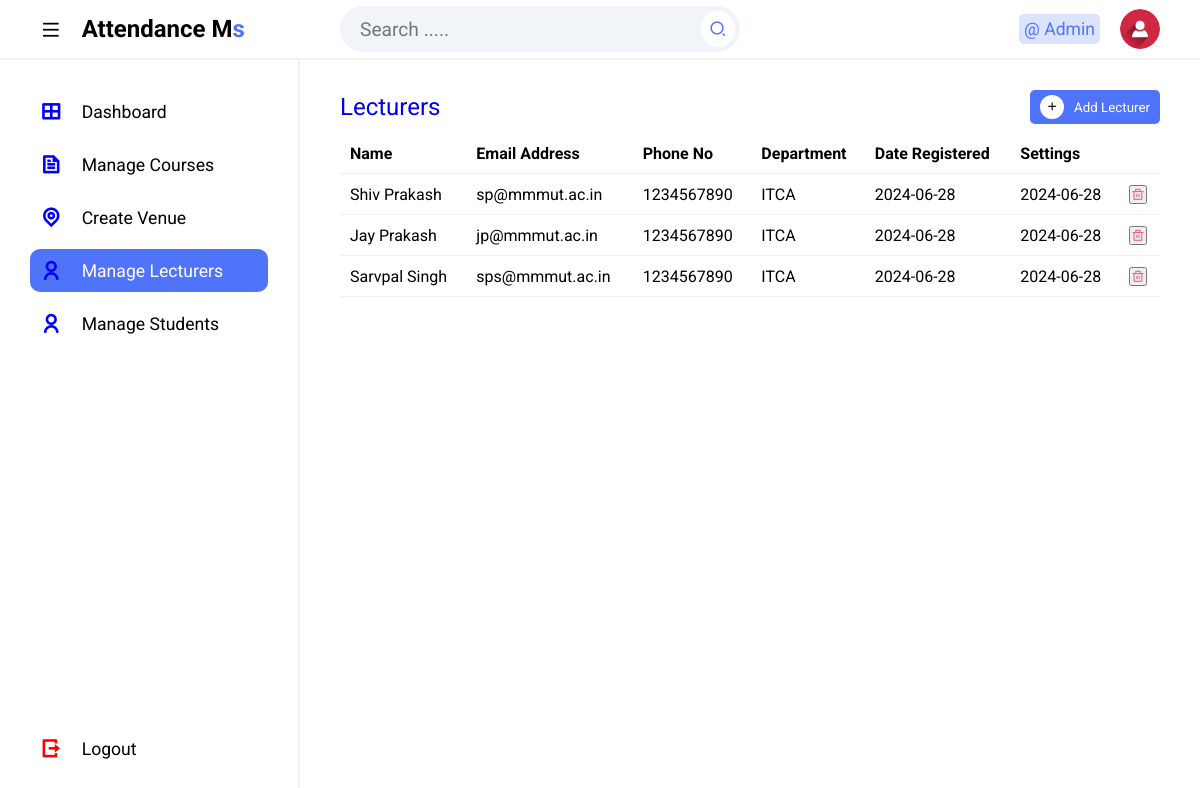
Page /Admin/createLecture.php (signed in) on the committed database.
### tables this page shows
CREATE TABLE `tbllecture` (
  `Id` int(10) NOT NULL,
  `firstName` varchar(255) NOT NULL,
  `lastName` varchar(255) NOT NULL,
  `emailAddress` varchar(255) NOT NULL,
  `password` varchar(255) NOT NULL,
  `phoneNo` varchar(50) NOT NULL,
  `facultyCode` varchar(50) NOT NULL,
  `dateCreated` varchar(50) NOT NULL
);

### Admin/createLecture.php (the view, shortened to what this page needs)
<?php
include '../Includes/dbcon.php';
?>
<!DOCTYPE html>
<html lang="en">
<head>
   <link rel="stylesheet" href="css/styles.css">
  <link rel="stylesheet" href="https://cdnjs.cloudflare.com/ajax/libs/font-awesome/6.5.1/css/all.min.css">
  <link href="https://cdnjs.cloudflare.com/ajax/libs/remixicon/4.2.0/remixicon.css" rel="stylesheet">
</head>
<body>
<?php include "Includes/topbar.php";?>
  <section class=main>
      <?php include "Includes/sidebar.php";?>
   <div class="main--content">
   <div class="table-container">
            <a href="#add-form" style="text-decoration:none;"> <div class="title" id="addLecture">
                    <h2 class="section--title">Lecturers</h2>
                    <button class="add"><i class="ri-add-line"></i>Add Lecturer</button>
                </div>
            </a>
                <div class="table">
                    <table>
                        <thead>
                            <tr>
                                <th>Name</th>
                                <th>Email Address</th>
                                <th>Phone No</th>
                                <th>Department</th>
                                <th>Date Registered</th>
                                <th>Settings</th>
                            </tr>
                        </thead>
                        <tbody>
                            <tr>
                        <?php
                        $sql = "SELECT * FROM tbllecture";
                        $result = $conn->query($sql);
                        if ($result->num_rows > 0) {
                        while ($row = $result->fetch_assoc()) {
                            echo "<tr>";
                            echo "<td>" . $row["firstName"]." ".$row["lastName"]  . "</td>";
                            echo "<td>" . $row["emailAddress"] . "</td>";
                            echo "<td>" . $row["phoneNo"] . "</td>";
                            echo "<td>" . $row["facultyCode"] . "</td>";
                            echo "<td>" . $row["dateCreated"] . "</td>";
                            echo "<td>" . $row["dateCreated"] . "</td>";
                            ?>
                            <td>
                                <form action="" method="post">
                                    <button type="submit" class="delete-btn" name="delete_record">
                                        <span><i class="ri-delete-bin-line delete"></i></span>
                                    </button>
                                </form>
                            </td>
                            <?php
                            echo "</tr>";
                        }
                    } else {
                        echo "<tr><td colspan='6'>No records found</td></tr>";
                    }
                    ?>
                        </tbody>
                    </table>
                </div>
            </div>
 </section>
</body>
</html>

### Admin/Includes/topbar.php (shortened to what this page needs)
<?php
$fullName = "";
if (isset($_SESSION['userId'])) {
    $userId = $conn->real_escape_string($_SESSION['userId']);
    $query = "SELECT * FROM tbladmin WHERE Id = $userId";
    $rs = $conn->query($query);
    if ($rs) {
        $num = $rs->num_rows;
        if ($num > 0) {
            $row = $rs->fetch_assoc();
            $fullName = $row['firstName'] . " " . $row['lastName'];
                } else {
            echo "Admin not found";
        }
    } else {
        echo "Error: " . $conn->error;
    }
} else {
 header('location: ../index.php');
}
?>
<section class="header">
    <div class="logo">
        <i class="ri-menu-line icon icon-0 menu"></i>
        <h2>Attendance M<span>s</span></h2>
    </div>
    <div class="search--notification--profile">
        <div id="searchInput" class="search">
            <input type="text" id="searchText" placeholder="Search .....">
            <button onclick="searchItems()"><i class="ri-search-2-line"></i></button>
        </div>
        <div class="notification--profile">
            <div class="picon lock">
                @ <?php echo $fullName; ?>
            </div>
            <div class="picon profile">
                <img src="img/user.png" alt="">
            </div>
        </div>
    </div>
</section>

### Admin/css/styles.css (style rules this page uses)
* { margin: 0; padding: 0; box-sizing: border-box; font-family: 'Roboto', sans-serif; }
body { position: relative; width: 100%; }
.header { height: 60px; width: 100%; display: flex; align-items: center; border-bottom: 2px solid #f1f1f1; }
.logo { display: flex; align-items: center; width: 300px; padding-left: 40px; }
.logo span { color: #5073fb; }
.search--notification--profile { display: flex; align-items: center; justify-content: space-between; width: calc(100% - 300px); padding: 0 40px; }
.search { background-color: #f1f4f8; border-radius: 50px; width: 400px; padding: 5px; display: flex; align-items: center; justify-content: space-between; }
.search input { background-color: transparent; outline: none; border: none; text-indent: 15px; width: 85%; font-size:1.2em; }
.search button { outline: none; border: none; border-radius: 50%; background-color: #fff; padding: 8px; display: flex; align-items: center; justify-content: center; }
.search button i { font-size: 1.1rem; color: #5073fb; }
.notification--profile { display: flex; align-items: center; }
.picon { margin-left: 20px; font-size: 1.1rem; padding: 5px; border-radius: 5px; }
.lock { color: #5073fb; background-color: rgba(80, 115, 251, .2); }
.profile { position: relative; width: 40px; height: 40px; border-radius: 50%; overflow: hidden; }
img { position: absolute; top: 0; left: 0; width: 100%; height: 100%; object-fit: cover; }
.main { position: relative; width: 100%; min-height: calc(100vh - 60px); }
a { text-decoration: none; }
.icon { position: relative; display: flex; align-items: center; justify-content: center; margin-right: 20px; font-size: 1.3rem; }
thead { position:sticky; top:0; background-color:white; padding:20px; }
.main--content { position: absolute; top: 0; right: 0; height: 100%; width: calc(100% - 300px); padding: 0 40px; transition: .3s; }
.title { display: flex; align-items: center; justify-content: space-between; margin-bottom: 10px; margin-top: 30px; }
.section--title { font-weight: 400; }
.add { display: flex; align-items: center; padding: 5px 10px; outline: none; border: none; background-color: #5073fb; color: #fff; border-radius: 5px; cursor: pointer; transition: .3s; }
.add i { margin-right: 10px; padding: 5px; background-color: #fff; border-radius: 50%; color: #000; }
.table-container { margin-bottom: 20px; }
.table { height: 200px; overflow-y: scroll; }
table { width: 100%; text-align: left; border-collapse: collapse; }
tr { border-bottom: 1px solid #f1f1f1; }
td, th { padding-block: 10px; padding:10px; }
.delete { color: #e86786; }

### rows in the picture
tbllecture: firstName "Shiv", lastName "Prakash", emailAddress "sp@mmmut.ac.in", phoneNo "1234567890", facultyCode "ITCA", dateCreated "2024-06-28"
tbllecture: firstName "Jay", lastName "Prakash", emailAddress "jp@mmmut.ac.in", phoneNo "1234567890", facultyCode "ITCA", dateCreated "2024-06-28"
tbllecture: firstName "Sarvpal", lastName "Singh", emailAddress "sps@mmmut.ac.in", phoneNo "1234567890", facultyCode "ITCA", dateCreated "2024-06-28"

### other values in the picture
$fullName "Admin"
